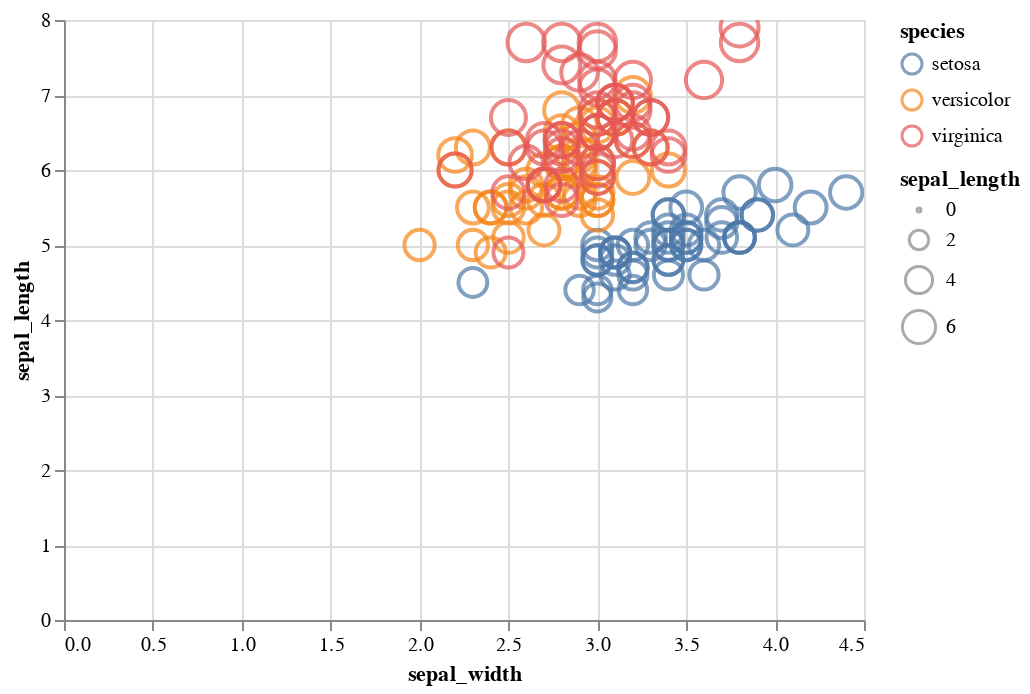

The notebook cell this image was saved under:
### Code cell
fig

### Figure 1 — Vega-Lite specification as saved in the notebook (floating-point values rounded to 4 significant figures; data arrays with more than 128 entries replaced by an {"elided": "..."} marker saying what was removed)
{"config": {"view": {"continuousWidth": 400, "continuousHeight": 300}}, "data": {"name": "data-98ae83e5d702045aa997eca40b770a99"}, "mark": "point", "encoding": {"color": {"field": "species", "type": "nominal"}, "size": {"field": "sepal_length", "type": "quantitative"}, "x": {"field": "sepal_width", "type": "quantitative"}, "y": {"field": "sepal_length", "type": "quantitative"}}, "selection": {"selector001": {"type": "interval", "bind": "scales", "encodings": ["x", "y"]}}, "$schema": "https://vega.github.io/schema/vega-lite/v4.17.0.json", "datasets": {"data-98ae83e5d702045aa997eca40b770a99": {"elided": "150 records"}}}
